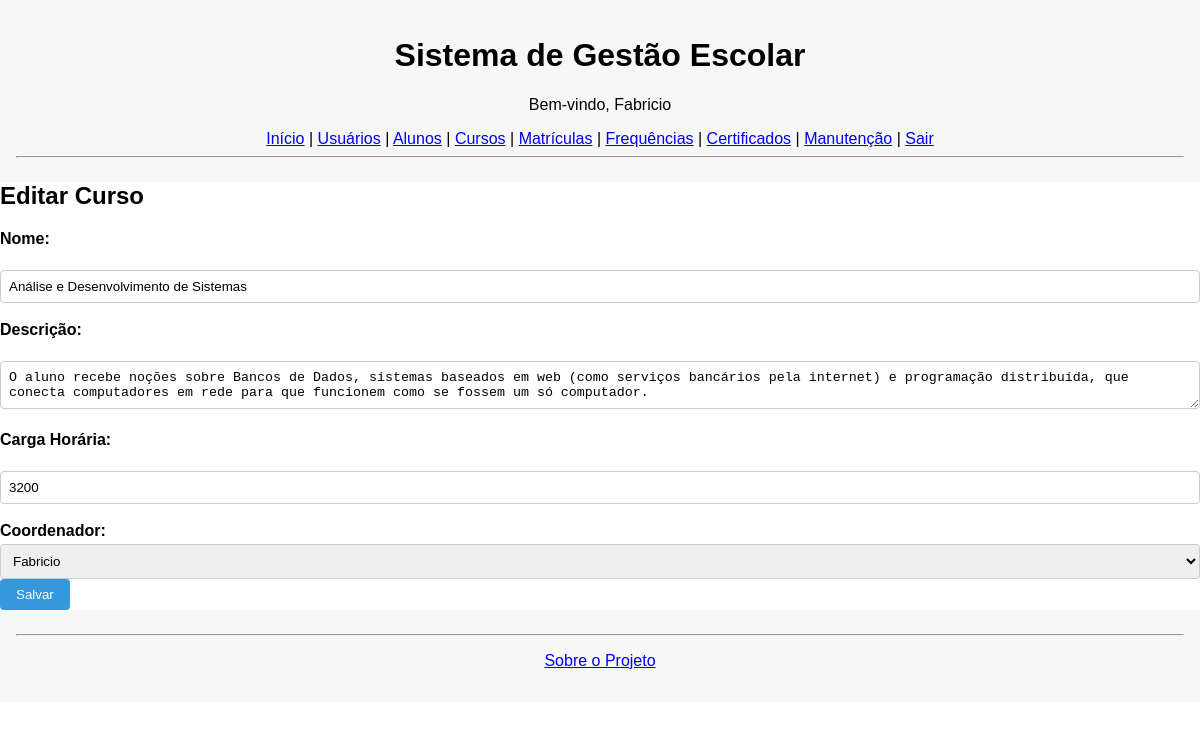
The app's page /cursos/editar/1 (signed in) with its own data.
### tables this page shows
CREATE TABLE usuarios (
            id INTEGER PRIMARY KEY AUTOINCREMENT,
            nome TEXT,
            email TEXT UNIQUE,
            senha TEXT,
            tipo TEXT CHECK(tipo IN ('Admin', 'Professor', 'Secretaria')),
            ativo INTEGER DEFAULT 1,
            created_at DATETIME DEFAULT CURRENT_TIMESTAMP
        );

CREATE TABLE cursos (
            id INTEGER PRIMARY KEY AUTOINCREMENT,
            nome TEXT,
            descricao TEXT,
            carga_horaria INTEGER,
            professor_id INTEGER,
            created_at DATETIME DEFAULT CURRENT_TIMESTAMP,
            FOREIGN KEY (professor_id) REFERENCES usuarios(id)
        );

### app.py (the view, shortened to what this page needs)
@app.route('/cursos/editar/<int:id>', methods=['GET', 'POST'])
def editar_curso_view(id):
    if 'usuario' not in session:
        return redirect(url_for('login'))
    curso = buscar_curso(id)
    professores = [u for u in listar_usuarios() if u['tipo'] == 'Professor']
    return render_template('cursos_editar.html', curso=curso, professores=professores)

### database.py (called while the page is built)
def conectar():
    con = sqlite3.connect('sge.db')
    con.row_factory = sqlite3.Row
    con.execute("PRAGMA foreign_keys = ON")
    return con

def listar_usuarios():
    con = conectar()
    cur = con.cursor()
    cur.execute("SELECT * FROM usuarios")
    usuarios = cur.fetchall()
    con.close()
    return usuarios

def buscar_curso(id):
    con = conectar()
    cur = con.cursor()
    cur.execute("SELECT * FROM cursos WHERE id = ?", (id,))
    curso = cur.fetchone()
    con.close()
    return curso

### templates/cursos_editar.html
{% extends "base.html" %}
{% block content %}
<h2>Editar Curso</h2>
<form method="post">
    <label>Nome:</label><br>
    <input type="text" name="nome" value="{{ curso['nome'] }}" required><br><br>
    <label>Descrição:</label><br>
    <textarea name="descricao" required>{{ curso['descricao'] }}</textarea><br><br>
    <label>Carga Horária:</label><br>
    <input type="number" name="carga_horaria" value="{{ curso['carga_horaria'] }}" required><br><br>
    <label for="professor_id">Coordenador:</label>
    <select name="professor_id" id="professor_id" required>
        {% for professor in professores %}
            <option value="{{ professor.id }}"
                {% if professor.id == curso.professor_id %}selected{% endif %}>
                {{ professor.nome }}
            </option>
        {% endfor %}
    </select>
    <button type="submit">Salvar</button>
</form>
{% endblock %}

### templates/base.html (shortened to what this page needs)
<!DOCTYPE html>
<html lang="pt-br">
<head>
    <link rel="stylesheet" href="{{ url_for('static', filename='css/style.css') }}">
</head>
<body>
<header>
    <h1>Sistema de Gestão Escolar</h1>
    {% if session.get('usuario') %}
        <p>Bem-vindo, {{ session['usuario'] }}</p>
        <nav>
            <a href="{{ url_for('dashboard') }}">Início</a> |
            <a href="{{ url_for('usuarios') }}">Usuários</a> |
            <a href="{{ url_for('alunos') }}">Alunos</a> |
            <a href="{{ url_for('cursos') }}">Cursos</a> |
            <a href="{{ url_for('matriculas') }}">Matrículas</a> |
            <a href="{{ url_for('frequencias') }}">Frequências</a> |
            <a href="{{ url_for('certificados') }}">Certificados</a> |
            <a href="{{ url_for('manutencao') }}">Manutenção</a> |
            <a href="{{ url_for('logout') }}">Sair</a>
        </nav>
    {% else %}
        <nav>
            <a href="{{ url_for('login') }}">Login</a> |
        </nav>
    {% endif %}
    <hr>
</header>
    <main>
        {% block content %}{% endblock %}
    </main>
    <footer>
        <hr>
    <p><a href="{{ url_for('sobre') }}">Sobre o Projeto</a></p>
    </footer>
</body>
</html>

### static/css/style.css (style rules this page uses)
body { font-family: Arial, sans-serif; margin: 0; padding: 0; background-color: #ffffff; }
header, footer { text-align: center; padding: 1rem; background-color: #f7f7f7; }
h2, h3 { margin-top: 0; }
label { display: block; margin-bottom: 0.25rem; font-weight: bold; }
input[type="text"], input[type="email"], input[type="password"], input[type="date"], input[type="number"], select, textarea { width: 100%; padding: 0.5rem; box-sizing: border-box; border: 1px solid #ccc; border-radius: 4px; }
textarea { resize: vertical; }
button, input[type="submit"] { padding: 0.5rem 1rem; background-color: #3498db; color: #fff; border: none; border-radius: 4px; cursor: pointer; }

### records on screen
usuarios: usuario "Fabricio"
cursos: nome "Análise e Desenvolvimento de Sistemas", descricao "O aluno recebe noções sobre Bancos de Dados, sistemas baseados em web (como serviços bancários pela internet) e programação distribuída, que conecta computadores em rede para que funcionem como se fossem um só computador.", carga_horaria "3200", professor_id "Fabricio"
